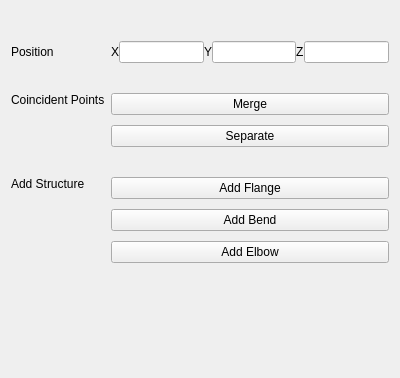
<?xml version="1.0" encoding="UTF-8"?>
<ui version="4.0">
 <class>Form</class>
 <widget class="QWidget" name="Form">
  <property name="geometry">
   <rect>
    <x>0</x>
    <y>0</y>
    <width>400</width>
    <height>378</height>
   </rect>
  </property>
  <property name="windowTitle">
   <string>Form</string>
  </property>
  <layout class="QGridLayout" name="gridLayout">
   <item row="1" column="0">
    <spacer name="verticalSpacer">
     <property name="orientation">
      <enum>Qt::Vertical</enum>
     </property>
     <property name="sizeHint" stdset="0">
      <size>
       <width>20</width>
       <height>40</height>
      </size>
     </property>
    </spacer>
   </item>
   <item row="0" column="0">
    <layout class="QGridLayout" name="gridLayout_2">
     <property name="topMargin">
      <number>30</number>
     </property>
     <property name="verticalSpacing">
      <number>30</number>
     </property>
     <item row="3" column="0">
      <widget class="QLabel" name="label">
       <property name="text">
        <string>Add Structure</string>
       </property>
       <property name="alignment">
        <set>Qt::AlignLeading|Qt::AlignLeft|Qt::AlignTop</set>
       </property>
      </widget>
     </item>
     <item row="2" column="0">
      <widget class="QLabel" name="label_4">
       <property name="text">
        <string>Coincident Points</string>
       </property>
       <property name="alignment">
        <set>Qt::AlignLeading|Qt::AlignLeft|Qt::AlignTop</set>
       </property>
      </widget>
     </item>
     <item row="1" column="1">
      <layout class="QHBoxLayout" name="horizontalLayout">
       <property name="sizeConstraint">
        <enum>QLayout::SetDefaultConstraint</enum>
       </property>
       <item>
        <widget class="QLabel" name="label_8">
         <property name="sizePolicy">
          <sizepolicy hsizetype="Preferred" vsizetype="Fixed">
           <horstretch>0</horstretch>
           <verstretch>0</verstretch>
          </sizepolicy>
         </property>
         <property name="text">
          <string>X</string>
         </property>
        </widget>
       </item>
       <item>
        <widget class="QLineEdit" name="dx_box"/>
       </item>
       <item>
        <widget class="QLabel" name="label_9">
         <property name="sizePolicy">
          <sizepolicy hsizetype="Preferred" vsizetype="Fixed">
           <horstretch>0</horstretch>
           <verstretch>0</verstretch>
          </sizepolicy>
         </property>
         <property name="text">
          <string>Y</string>
         </property>
        </widget>
       </item>
       <item>
        <widget class="QLineEdit" name="dy_box"/>
       </item>
       <item>
        <widget class="QLabel" name="label_10">
         <property name="sizePolicy">
          <sizepolicy hsizetype="Preferred" vsizetype="Fixed">
           <horstretch>0</horstretch>
           <verstretch>0</verstretch>
          </sizepolicy>
         </property>
         <property name="text">
          <string>Z</string>
         </property>
        </widget>
       </item>
       <item>
        <widget class="QLineEdit" name="dz_box"/>
       </item>
      </layout>
     </item>
     <item row="1" column="0">
      <widget class="QLabel" name="label_3">
       <property name="sizePolicy">
        <sizepolicy hsizetype="Preferred" vsizetype="Fixed">
         <horstretch>0</horstretch>
         <verstretch>0</verstretch>
        </sizepolicy>
       </property>
       <property name="text">
        <string>Position</string>
       </property>
      </widget>
     </item>
     <item row="3" column="1">
      <layout class="QVBoxLayout" name="verticalLayout">
       <property name="spacing">
        <number>10</number>
       </property>
       <item>
        <widget class="QPushButton" name="flange_button">
         <property name="text">
          <string>Add Flange</string>
         </property>
        </widget>
       </item>
       <item>
        <widget class="QPushButton" name="bend_button">
         <property name="text">
          <string>Add Bend</string>
         </property>
        </widget>
       </item>
       <item>
        <widget class="QPushButton" name="elbow_button">
         <property name="text">
          <string>Add Elbow</string>
         </property>
        </widget>
       </item>
      </layout>
     </item>
     <item row="2" column="1">
      <layout class="QVBoxLayout" name="verticalLayout_4">
       <property name="spacing">
        <number>10</number>
       </property>
       <item>
        <widget class="QPushButton" name="pushButton_4">
         <property name="text">
          <string>Merge</string>
         </property>
        </widget>
       </item>
       <item>
        <widget class="QPushButton" name="pushButton_5">
         <property name="text">
          <string>Separate</string>
         </property>
        </widget>
       </item>
      </layout>
     </item>
    </layout>
   </item>
  </layout>
 </widget>
 <resources/>
 <connections/>
</ui>
